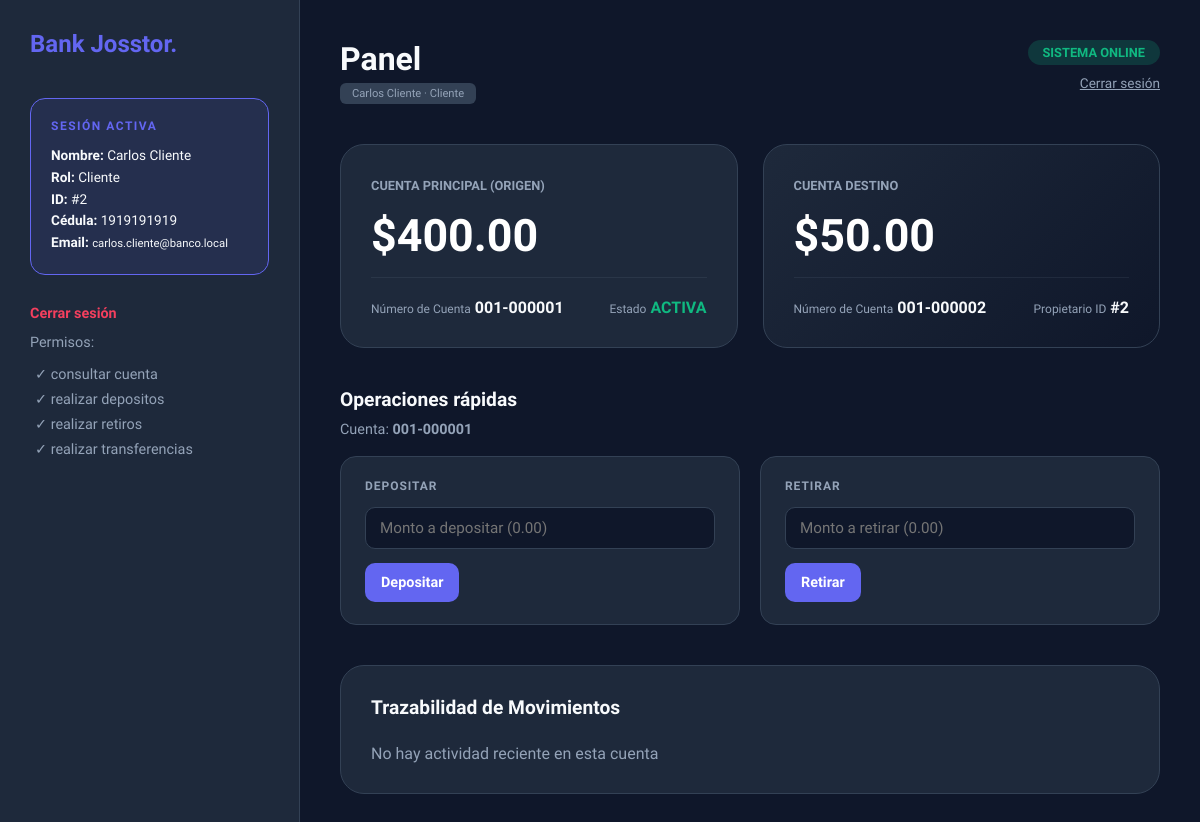
Screenshot of /index.php?route=panel (signed in) with the database file from the repository.
### tables this page shows
CREATE TABLE IF NOT EXISTS usuarios (
    id INT UNSIGNED AUTO_INCREMENT PRIMARY KEY,
    cedula VARCHAR(20) NOT NULL UNIQUE,
    nombres VARCHAR(120) NOT NULL,
    email VARCHAR(120) NOT NULL,
    password VARCHAR(255) NOT NULL,
    rol ENUM('administrador', 'cliente') NOT NULL,
    estado TINYINT(1) NOT NULL DEFAULT 1
);

CREATE TABLE IF NOT EXISTS cuentas (
    id INT UNSIGNED AUTO_INCREMENT PRIMARY KEY,
    usuario_id INT UNSIGNED NOT NULL,
    numero_cuenta VARCHAR(32) NOT NULL UNIQUE,
    saldo DECIMAL(12, 2) NOT NULL DEFAULT 0.00,
    estado TINYINT(1) NOT NULL DEFAULT 1,
    CONSTRAINT fk_cuentas_usuario FOREIGN KEY (usuario_id) REFERENCES usuarios (id)
        ON UPDATE CASCADE ON DELETE RESTRICT
);

### src/controllers/BancoController.php (called while the page is built, shortened)
<?php
class BancoController
{
    public function mostrarPanel(): void
    {
        $database = new Database();
        $db = $database->getConnection();
        $usuario = $this->cargarUsuarioLogueado($db);
        $cuentaOrigen = null;
        $cuentaDestino = null;
        $historial = [];
        if ($usuario->getRol() === 'cliente') {
            $cuentas = $this->cargarCuentasDeUsuario($db, $usuario->getId());
            if (count($cuentas) >= 2) {
                $cuentaOrigen = $cuentas[0];
                $cuentaDestino = $cuentas[1];
            } elseif (count($cuentas) === 1) {
                $cuentaOrigen = $cuentas[0];
            }
            $historial = Cuenta::obtenerMovimientosPorUsuarioId($db, $usuario->getId());
        }
        require_once __DIR__ . '/../views/banco_view.php';
    }
    private function cargarUsuarioLogueado(PDO $db): Usuario
    {
        $id = (int) $_SESSION['usuario_id'];
        $stmt = $db->prepare(
            'SELECT id, cedula, nombres, email, password, rol, estado
             FROM usuarios
             WHERE id = :id AND estado = 1
             LIMIT 1'
        );
        $stmt->execute(['id' => $id]);
        $row = $stmt->fetch();
        $rol = (string) $row['rol'];
        if ($rol === 'cliente') {
            return new Cliente(
                (int) $row['id'],
                (string) $row['cedula'],
                (string) $row['nombres'],
                (string) $row['email'],
                (string) $row['password'],
                (bool) $row['estado'],
                $db
            );
        }
        throw new RuntimeException('Rol de usuario no reconocido.');
    }
    private function cargarCuentasDeUsuario(PDO $db, int $usuarioId): array
    {
        $stmt = $db->prepare(
            'SELECT id, usuario_id, numero_cuenta, saldo, estado
             FROM cuentas
             WHERE usuario_id = :uid AND estado = 1
             ORDER BY id ASC'
        );
        $stmt->execute(['uid' => $usuarioId]);
        $cuentas = [];
        while ($row = $stmt->fetch()) {
            $cuentas[] = new Cuenta(
                (int) $row['id'],
                (int) $row['usuario_id'],
                (string) $row['numero_cuenta'],
                (float) $row['saldo'],
                (bool) $row['estado'],
                $db
            );
        }
        return $cuentas;
    }
}

### src/models/Usuario.php (called while the page is built, shortened)
<?php
abstract class Usuario
{
    protected int $id;
    protected string $cedula;
    protected string $nombres;
    protected string $email;
    protected string $rol;
    public function __construct(
        int $id,
        string $cedula,
        string $nombres,
        string $email,
        string $password,
        string $rol,
        bool $estado = true,
        ?\PDO $db = null
    ) {
        $this->id = $id;
        $this->cedula = $cedula;
        $this->nombres = $nombres;
        $this->email = $email;
        $this->rol = $rol;
    }
    public function getId(): int
    {
        return $this->id;
    }
    public function getCedula(): string
    {
        return $this->cedula;
    }
    public function getNombres(): string
    {
        return $this->nombres;
    }
    public function getEmail(): string
    {
        return $this->email;
    }
    public function getRol(): string
    {
        return $this->rol;
    }
}

### src/models/Roles/Cliente.php (called while the page is built, shortened)
<?php
class Cliente extends Usuario
{
    public function obtenerPermisos(): array
    {
        return [
            'consultar_cuenta',
            'realizar_depositos',
            'realizar_retiros',
            'realizar_transferencias'
        ];
    }
}

### src/models/Cuenta.php (called while the page is built, shortened)
<?php
class Cuenta
{
    private int $usuario_id;
    private string $numero_cuenta;
    private float $saldo;
    public function __construct(
        int $id,
        int $usuario_id,
        string $numero_cuenta,
        float $saldo = 0.0,
        bool $estado = true,
        ?PDO $db = null
    ) {
        $this->usuario_id = $usuario_id;
        $this->numero_cuenta = $numero_cuenta;
        $this->saldo = $saldo;
    }
    public function getUsuarioId(): int
    {
        return $this->usuario_id;
    }
    public function getNumeroCuenta(): string
    {
        return $this->numero_cuenta;
    }
    public function getSaldo(): float
    {
        return $this->saldo;
    }
}

### src/views/banco_view.php (the view, shortened to what this page needs)
<!DOCTYPE html>
<html lang="es">
<head>
    <link rel="stylesheet" href="./assets/css/styles.css">
</head>
<body>
    <aside class="sidebar">
        <h2 style="margin-bottom: 40px; color: var(--accent)">Bank Josstor.</h2>
        <div class="admin-card">
            <h4>Sesión activa</h4>
            <div class="admin-data">
                <p><b>Nombre:</b> <?php echo htmlspecialchars($usuario->getNombres()); ?></p>
                <p><b>Rol:</b> <?php echo htmlspecialchars(ucfirst($usuario->getRol())); ?></p>
                <p><b>ID:</b> #<?php echo $usuario->getId(); ?></p>
                <p><b>Cédula:</b> <?php echo htmlspecialchars($usuario->getCedula()); ?></p>
                <p><b>Email:</b> <small><?php echo htmlspecialchars($usuario->getEmail()); ?></small></p>
            </div>
        </div>
        <p style="margin-bottom: 12px; color: var(--text-muted); font-size: 0.9rem;">
            <a href="index.php?route=logout" style="color: var(--danger); text-decoration: none; font-weight: 600;">Cerrar sesión</a>
        </p>
        <nav style="color: var(--text-muted); font-size: 0.9rem;">
            <p style="margin-bottom: 15px;">Permisos:</p>
            <ul style="list-style: none; padding-left: 5px;">
                <?php foreach ($usuario->obtenerPermisos() as $permiso): ?>
                    <li style="margin-bottom: 8px;">✓ <?php echo str_replace('_', ' ', $permiso); ?></li>
                <?php endforeach; ?>
            </ul>
        </nav>
    </aside>
    <main class="main-view">
        <header class="top-bar">
            <div>
                <h1 style="font-size: 2rem;">Panel</h1>
                <div class="client-tag">
                    <?php echo htmlspecialchars($usuario->getNombres()); ?> · <?php echo htmlspecialchars(ucfirst($usuario->getRol())); ?>
                </div>
            </div>
            <div style="display: flex; flex-direction: column; align-items: flex-end; gap: 10px;">
                <span class="status-badge">SISTEMA ONLINE</span>
                <a href="index.php?route=logout" style="color: var(--text-muted); font-size: 0.85rem;">Cerrar sesión</a>
            </div>
        </header>
        <?php if ($cuentaOrigen !== null): ?>
        <section class="accounts-grid">
            <div class="bank-card">
                <span class="balance-label">CUENTA PRINCIPAL (ORIGEN)</span>
                <div class="balance-value">$<?php echo number_format($cuentaOrigen->getSaldo(), 2); ?></div>
                <div class="card-footer">
                    <div class="footer-item">
                        <span style="font-size: 0.75rem; color: var(--text-muted);">Número de Cuenta</span>
                        <b><?php echo htmlspecialchars($cuentaOrigen->getNumeroCuenta()); ?></b>
                    </div>
                    <div class="footer-item" style="text-align: right;">
                        <span style="font-size: 0.75rem; color: var(--text-muted);">Estado</span>
                        <b style="color: var(--success)">ACTIVA</b>
                    </div>
                </div>
            </div>
            <?php if ($cuentaDestino !== null): ?>
            <div class="bank-card" style="background: linear-gradient(135deg, #1e293b 0%, #0f172a 100%);">
                <span class="balance-label">CUENTA DESTINO</span>
                <div class="balance-value">$<?php echo number_format($cuentaDestino->getSaldo(), 2); ?></div>
                <div class="card-footer">
                    <div class="footer-item">
                        <span style="font-size: 0.75rem; color: var(--text-muted);">Número de Cuenta</span>
                        <b><?php echo htmlspecialchars($cuentaDestino->getNumeroCuenta()); ?></b>
                    </div>
                    <div class="footer-item" style="text-align: right;">
                        <span style="font-size: 0.75rem; color: var(--text-muted);">Propietario ID</span>
                        <b>#<?php echo $cuentaDestino->getUsuarioId(); ?></b>
                    </div>
                </div>
            </div>
            <?php endif; ?>
        </section>
        <?php else: ?>
        <section class="accounts-grid" style="margin-bottom: 30px;">
            <p style="color: var(--text-muted);">No hay cuentas bancarias para mostrar en este usuario (por ejemplo, un administrador sin cuentas, o un cliente sin registros en la tabla cuentas).</p>
        </section>
        <?php endif; ?>
        <?php if ($cuentaOrigen !== null): ?>
        <section class="quick-ops-section" aria-label="Operaciones rápidas">
            <h3>Operaciones rápidas</h3>
            <p style="color: var(--text-muted); font-size: 0.9rem; margin: -8px 0 18px;">
                Cuenta: <strong><?php echo htmlspecialchars($cuentaOrigen->getNumeroCuenta(), ENT_QUOTES, 'UTF-8'); ?></strong>
            </p>
            <div class="quick-ops-grid">
                <form class="quick-op-card" method="post" action="index.php?route=depositar" autocomplete="off">
                    <span class="op-title">Depositar</span>
                    <input type="text" name="monto" inputmode="decimal" placeholder="Monto a depositar (0.00)" required>
                    <button type="submit" class="quick-op-btn">Depositar</button>
                </form>
                <form class="quick-op-card" method="post" action="index.php?route=retirar" autocomplete="off">
                    <span class="op-title">Retirar</span>
                    <input type="text" name="monto" inputmode="decimal" placeholder="Monto a retirar (0.00)" required>
                    <button type="submit" class="quick-op-btn">Retirar</button>
                </form>
            </div>
        </section>
        <?php endif; ?>
        <section class="activity-log">
            <h3 style="margin-bottom: 25px; font-size: 1.2rem;">Trazabilidad de Movimientos</h3>
            <?php if (empty($historial)): ?>
            <p style="color: var(--text-muted); margin: 0;">No hay actividad reciente en esta cuenta</p>
            <?php endif; ?>
        </section>
    </main>
</body>
</html>

### index.php (shortened to what this page needs)
<?php
$route = $_GET['route'] ?? 'login';
$route = is_string($route) ? strtolower(trim($route)) : 'login';
switch ($route) {
    case 'panel':
        (new BancoController())->mostrarPanel();
        break;
}

### assets/css/styles.css (style rules this page uses)
:root { --bg: #0f172a; --sidebar: #1e293b; --card: #1e293b; --accent: #6366f1; --success: #10b981; --danger: #f43f5e; --text: #f8fafc; --text-muted: #94a3b8; --white: #ffffff; }
* { margin: 0; padding: 0; box-sizing: border-box; font-family: "Plus Jakarta Sans", sans-serif; }
body { background: var(--bg); color: var(--text); display: flex; min-height: 100vh; }
.sidebar { width: 300px; background: var(--sidebar); padding: 30px; border-right: 1px solid #334155; display: flex; flex-direction: column; }
.admin-card { background: rgba(99, 102, 241, 0.1); padding: 20px; border-radius: 15px; border: 1px solid var(--accent); margin-bottom: 30px; }
.admin-card h4 { font-size: 0.75rem; color: var(--accent); text-transform: uppercase; letter-spacing: 1.5px; margin-bottom: 12px; }
.admin-data { font-size: 0.85rem; line-height: 1.6; }
.admin-data b { color: var(--text); }
.main-view { flex: 1; padding: 40px; max-width: 1200px; margin: 0 auto; width: 100%; overflow-y: auto; }
.top-bar { display: flex; justify-content: space-between; align-items: flex-start; margin-bottom: 40px; }
.client-tag { background: #334155; padding: 4px 12px; border-radius: 6px; font-size: 0.7rem; color: var(--text-muted); display: inline-block; margin-top: 5px; }
.status-badge { background: rgba(16, 185, 129, 0.2); color: var(--success); padding: 5px 15px; border-radius: 20px; font-size: 0.8rem; font-weight: 700; }
.accounts-grid { display: grid; grid-template-columns: repeat(auto-fit, minmax(320px, 1fr)); gap: 25px; margin-bottom: 40px; }
.bank-card { background: var(--card); border-radius: 24px; padding: 30px; border: 1px solid #334155; transition: transform 0.3s ease; position: relative; }
.balance-label { color: var(--text-muted); font-size: 0.8rem; font-weight: 600; text-transform: uppercase; }
.balance-value { font-size: 2.8rem; font-weight: 800; margin: 15px 0; color: var(--white); }
.card-footer { display: flex; justify-content: space-between; padding-top: 20px; border-top: 1px solid rgba(148, 163, 184, 0.1); }
.activity-log { background: var(--card); border-radius: 24px; padding: 30px; border: 1px solid #334155; }

### src/views/banco_view.php (style rules this page uses)
.quick-ops-section { margin-bottom: 40px; }
.quick-ops-section h3 { font-size: 1.2rem; margin-bottom: 18px; font-weight: 600; }
.quick-ops-grid { display: grid; grid-template-columns: repeat(auto-fit, minmax(280px, 1fr)); gap: 20px; }
.quick-op-card { background: var(--card); border: 1px solid #334155; border-radius: 16px; padding: 22px 24px; display: flex; flex-direction: column; gap: 14px; }
.quick-op-card .op-title { font-size: 0.75rem; font-weight: 700; text-transform: uppercase; letter-spacing: 0.08em; color: var(--text-muted); }
.quick-op-card input[type="text"], .quick-op-card input[type="number"] { width: 100%; padding: 11px 14px; border-radius: 10px; border: 1px solid #334155; background: #0f172a; color: var(--text); font-size: 0.95rem; font-family: inherit; box-sizing: border-box; }
.quick-op-btn { padding: 11px 16px; border: none; border-radius: 10px; background: var(--accent); color: var(--white); font-weight: 600; font-size: 0.9rem; font-family: inherit; cursor: pointer; align-self: flex-start; }

### rows the page displays
usuarios: nombres "Carlos Cliente", rol "Cliente", id "2", cedula "1919191919", email "carlos.cliente@banco.local"
cuentas: saldo "400.00", numero_cuenta "001-000001"
cuentas: saldo "50.00", numero_cuenta "001-000002", usuario "2"

### other values shown
str_replace('_', ' ', $permiso) "consultar cuenta"
str_replace('_', ' ', $permiso) "realizar depositos"
str_replace('_', ' ', $permiso) "realizar retiros"
str_replace('_', ' ', $permiso) "realizar transferencias"
